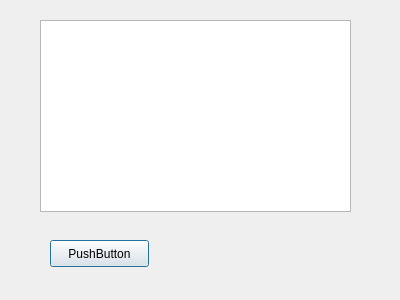
<?xml version="1.0" encoding="UTF-8"?>
<ui version="4.0">
 <class>DialogTest</class>
 <widget class="QDialog" name="DialogTest">
  <property name="geometry">
   <rect>
    <x>0</x>
    <y>0</y>
    <width>400</width>
    <height>300</height>
   </rect>
  </property>
  <property name="windowTitle">
   <string>Dialog</string>
  </property>
  <widget class="QTableView" name="tableView">
   <property name="geometry">
    <rect>
     <x>40</x>
     <y>20</y>
     <width>311</width>
     <height>192</height>
    </rect>
   </property>
  </widget>
  <widget class="QPushButton" name="pushButton">
   <property name="geometry">
    <rect>
     <x>50</x>
     <y>240</y>
     <width>99</width>
     <height>27</height>
    </rect>
   </property>
   <property name="text">
    <string>PushButton</string>
   </property>
  </widget>
 </widget>
 <resources/>
 <connections/>
</ui>
